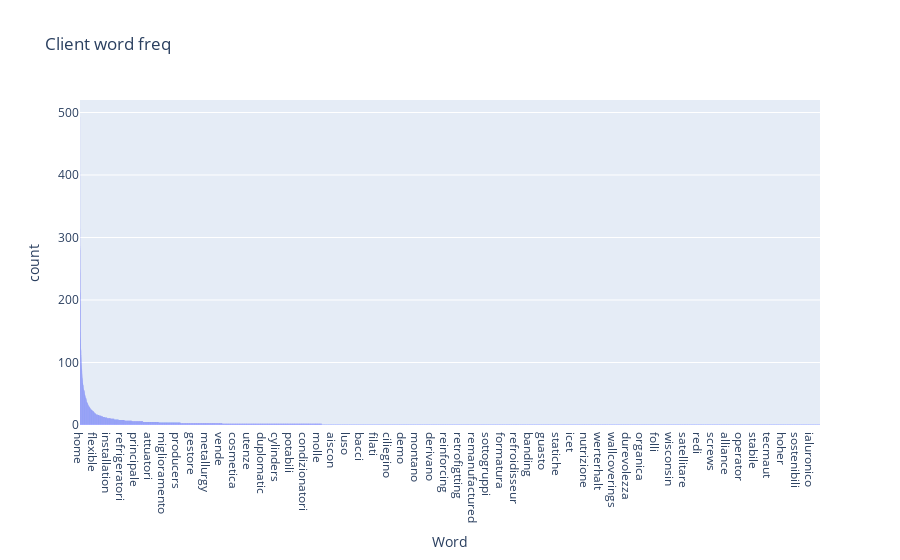

This figure's notebook cell:
### Code cell
bt.plot_word_frequencies(clientKeywords, title="Client word freq")

### Figure 1 — Plotly figure (JSON) as saved in the notebook; plotly's stock layout.template omitted (floating-point values rounded to 4 significant figures; data arrays with more than 128 entries replaced by an {"elided": "..."} marker saying what was removed)
{"data": [{"alignmentgroup": "True", "bingroup": "x", "hoverlabel": {"namelength": 0}, "hovertemplate": "Word=%{x}<br>count=%{y}", "legendgroup": "", "marker": {"color": "#636efa"}, "name": "", "offsetgroup": "", "orientation": "v", "showlegend": false, "type": "histogram", "x": {"elided": "37779 str values"}, "xaxis": "x", "yaxis": "y"}], "layout": {"barmode": "relative", "legend": {"tracegroupgap": 0}, "title": {"text": "Client word freq"}, "xaxis": {"anchor": "y", "categoryorder": "total descending", "domain": [0, 1], "title": {"text": "Word"}}, "yaxis": {"anchor": "x", "domain": [0, 1], "title": {"text": "count"}}}}
